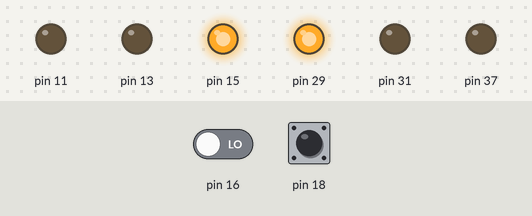
Simulated run of this program. Board: Raspberry Pi (header pin numbers). Shown: output pins drawn as LEDs (lit = HIGH). The test bench sets the inputs (shaded band); at power-on: pin 18 LOW, pin 16 LOW. The clock reads 2024-03-15 10:24:30 at power-on unless the program sets it.

Above: at 1.2 s.
1.3 s: pin 18 pulled HIGH for 0.15 s
At 6.2 s:
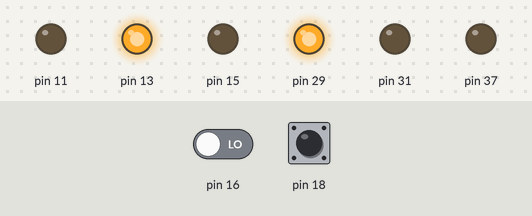
At 8.5 s:
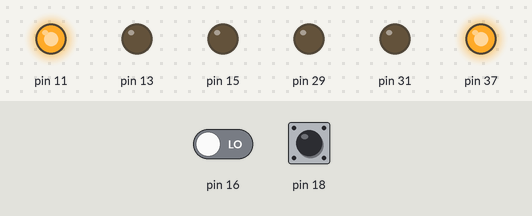
Timing chart, 0 to 60.5 s (numbered marks = the images above; inputs shaded):
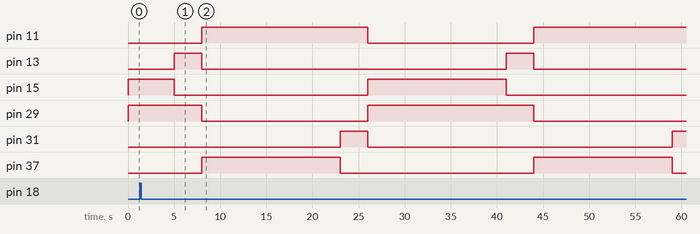

The program:

trafficlight.py
```python
import RPi.GPIO as GPIO
import time

GPIO.setmode(GPIO.BOARD)
GPIO.setup(11, GPIO.OUT)  # Light 1 Red
GPIO.setup(13, GPIO.OUT)  # Light 1 Yellow
GPIO.setup(15, GPIO.OUT)  # Light 1 Green
GPIO.setup(29, GPIO.OUT)  # Light 2 Red
GPIO.setup(31, GPIO.OUT)  # Light 2 Yellow
GPIO.setup(37, GPIO.OUT)  # Light 2 Green
GPIO.setup(16, GPIO.IN, pull_up_down=GPIO.PUD_DOWN)  # Button for Light 1 (pull-down resistor)
GPIO.setup(18, GPIO.IN, pull_up_down=GPIO.PUD_DOWN)  # Button for Light 2

def traffic_light_cycle():
    # Step 1: Light 1 Green, Light 2 Red
    GPIO.output(15, 1)  # Light 1 Green ON
    GPIO.output(29, 1)  # Light 2 Red ON
    red_light_duration = 15  # Default red light duration
    start_time = time.time()
    button_pressed = False  # Flag to track if the button has been pressed
    while time.time() - start_time < red_light_duration:
        if GPIO.input(18) == GPIO.HIGH and not button_pressed:  # Button pressed (active high)
            red_light_duration = 5  # Reduce red light duration to 5 seconds
            button_pressed = True  # Set the flag to prevent further reductions
        time.sleep(0.1)  # Small delay to avoid busy-waiting
    GPIO.output(15, 0)  # Light 1 Green OFF

    # Step 2: Light 1 Yellow, Light 2 Red
    GPIO.output(13, 1)  # Light 1 Yellow ON
    time.sleep(3)
    GPIO.output(13, 0)  # Light 1 Yellow OFF

    # Step 3: Light 1 Red, Light 2 Green
    GPIO.output(11, 1)  # Light 1 Red ON
    GPIO.output(37, 1)  # Light 2 Green ON
    GPIO.output(29, 0)  # Light 2 Red OFF

    # Check for button press during red light
    red_light_duration = 15  # Default red light duration
    start_time = time.time()
    button_pressed = False  # Flag to track if the button has been pressed

    while time.time() - start_time < red_light_duration:
        if GPIO.input(16) == GPIO.HIGH and not button_pressed:  # Button pressed (active high)
            red_light_duration = 5  # Reduce red light duration to 5 seconds
            button_pressed = True  # Set the flag to prevent further reductions
        time.sleep(0.1)  # Small delay to avoid busy-waiting

    GPIO.output(37, 0)  # Light 2 Green OFF

    # Step 4: Light 1 Red, Light 2 Yellow
    GPIO.output(31, 1)  # Light 2 Yellow ON
    time.sleep(3)
    GPIO.output(31, 0)  # Light 2 Yellow OFF
    GPIO.output(11, 0)  # Light 1 Red OFF


try:
    while True:
        traffic_light_cycle() #remove the "#" if you want the traffic light to run
except KeyboardInterrupt:
    GPIO.cleanup()
```

Measured:
- by itself, pin 13: alternates HIGH for 3.0 s and LOW for 33.0 s
- by itself, pin 37: alternates HIGH for 15.0 s and LOW for 21.0 s
